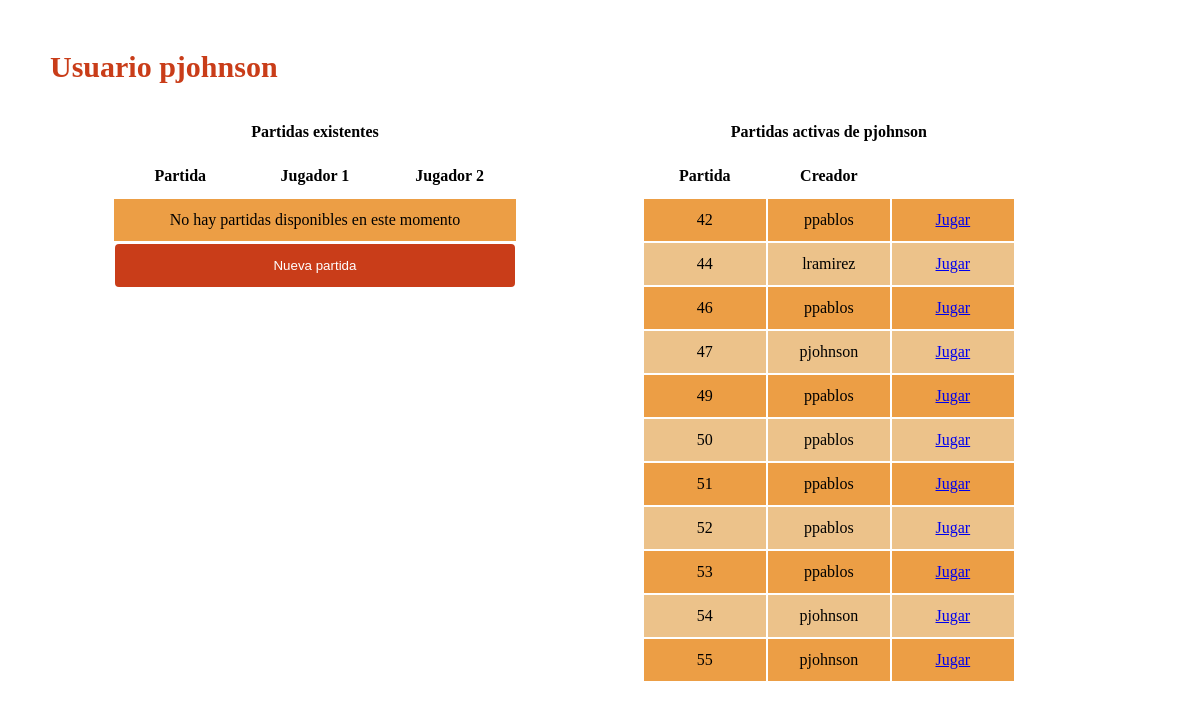
/juego.php (signed in), run on the app's committed database.
### tables this page shows
CREATE TABLE `usuarios` (
  `id` int(11) NOT NULL,
  `nombre` varchar(200) NOT NULL,
  `usuario` varchar(100) NOT NULL,
  `pass` varchar(25) NOT NULL
);

CREATE TABLE `partidas` (
  `id` int(11) NOT NULL,
  `player1` int(11) NOT NULL,
  `player2` int(11) DEFAULT NULL,
  `c0` int(11) NOT NULL,
  `c1` int(11) NOT NULL,
  `c2` int(11) NOT NULL,
  `c3` int(11) NOT NULL,
  `c4` int(11) NOT NULL,
  `c5` int(11) NOT NULL,
  `c6` int(11) NOT NULL,
  `c7` int(11) NOT NULL,
  `c8` int(11) NOT NULL,
  `estado` int(11) NOT NULL,
  `turno` int(11) DEFAULT NULL
);

### juego.php (the view, shortened to what this page needs)
<?php
include 'cabecera.php';
?>
    <body>
        <div id="titulo_juego">
            <h2>Usuario <?php echo $_SESSION['usuario']; ?></h2>
        </div>
        <section id='tablas'>
            <div id=tabla1>
                <table class="tabla">
                    <thead>
                        <tr>
                            <td colspan=3>Partidas existentes</td>
                        </tr>
                        <tr>
                            <td> Partida </td>
                            <td> Jugador 1 </td>
                            <td> Jugador 2 </td>
                        </tr>
                    </thead>
                    <tbody>
                <?php
                $consulta = $conexion->query("SELECT usuario, partidas.id FROM usuarios INNER JOIN partidas on player1=usuarios.id WHERE player2 IS NULL");
                if($consulta->num_rows>0)
                {
                    while($partidas = $consulta->fetch_assoc())
                    {
                        $id = $partidas['id'];
                        $usuario = $partidas['usuario'];
                        echo "<tr>";
                            echo "<td>" .$id ."</td>";
                            echo "<td>" .$usuario ."</td>";
                            echo "<td> <a href='partida.php?id_partida=" .$id ."'> Unirse a la partida </a> </td>";
                        echo "</tr>";
                    }
                }
                else{
                    echo "<tr>";
                    echo "<td colspan=3>No hay partidas disponibles en este momento</td>";
                    echo "</tr>";
                }
                ?>
                    </tbody>
                    <tfoot>
                        <tr><td colspan=3>
                            <div id="crear_partida">
                                <form action="juego.php" method="get">
                                    <input type="submit" value="Nueva partida"/>
                                </form>
                            </div>
                        </td></tr>
                    </tfoot>
                </table>
            </div>
            <div id="tabla2">
                <table class="tabla">
                    <thead>
                        <tr>
                            <td colspan=3>Partidas activas de <?php echo $_SESSION['usuario']; ?></td>
                        </tr>
                        <tr>
                            <td>Partida</td>
                            <td>Creador</td>
                            <td></td>
                        </tr>
                    </thead>
                    <tbody>
                        <?php
                            $consulta = $conexion->query("SELECT usuario, player1, player2, partidas.id FROM usuarios INNER JOIN partidas on player1=usuarios.id WHERE player2='" .$_SESSION['idUser'] ."' or player1='" .$_SESSION['idUser'] ."'");
                            if($consulta->num_rows>0)
                            {
                                while($partidas = $consulta->fetch_assoc())
                                {
                                    $id = $partidas['id'];
                                    $usuario = $partidas['usuario'];
                                    echo "<tr>";
                                        echo "<td>" .$id ."</td>";
                                        echo "<td>" .$usuario ."</td>";
                                        echo "<td> <a href='partida.php?id_enjuego=" .$id ."'> Jugar </a> </td>";
                                    echo "</tr>";
                                }
                            }
                            else{
                            }
                        ?>
                    </tbody>
                </table>
            </div>
        </section>
    </body>
</html>

### cabecera.php (shortened to what this page needs)
<!DOCTYPE html>
<html lang="en">
<head>
    <link rel="stylesheet" type="text/css" href="css/style.css">
</head>

### css/style.css (style rules this page uses)
body { margin-top: 50px; margin-left: 50px; }
#titulo_juego h2 { font-size: 30px; color: rgb(201, 61, 25); }
input[type=submit] { width: auto; padding: 14px 20px; margin-bottom: 10px; display: block; background-color: rgb(224, 130, 6); color: white; border: none; border-radius: 4px; cursor: pointer; }
#tablas { width: 90%; display: flex; justify-content: space-around; }
#crear_partida input { background-color: rgb(201, 61, 25);; width: 400px; }
.tabla td, thead { border: 0; text-align: center; height: 40px; width: 120px; }
.tabla thead { background: rgb(255, 255, 255); font-weight: bold; }
.tabla tbody tr:nth-child(even) td { background: rgb(236, 194, 138); }
.tabla tbody tr:nth-child(odd) td { background: rgb(236, 158, 69); }

### data on the page
usuarios: partidas.id "42", usuario "ppablos", partidas.id "46", partidas.id "49", partidas.id "50", partidas.id "51", partidas.id "52", partidas.id "53"
usuarios: partidas.id "44", usuario "lramirez"
usuarios: partidas.id "47", usuario "pjohnson", partidas.id "54", partidas.id "55"

### other printed values
$_SESSION['usuario'] "pjohnson"
